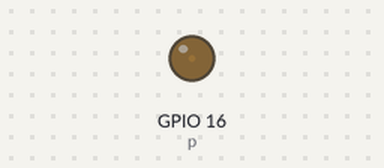
A program run on a simulated Raspberry Pi (BCM pin numbers). Parts: output pins drawn as LEDs (lit = HIGH).

Above: at 0.05 s.
At 1.8 s:
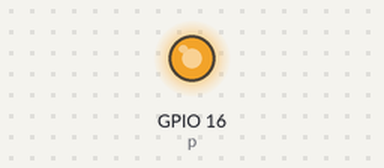
At 2.7 s:
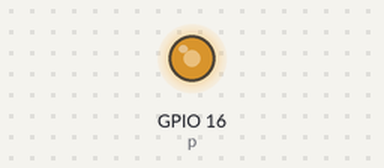
At 3.6 s:
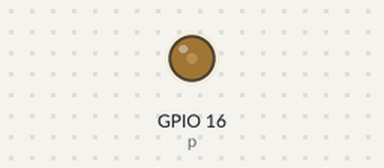
Timing chart, 0 to 5.2 s (numbered marks = the images above):
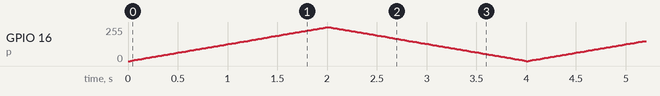

The program:

pwmled.py
```python
import RPi.GPIO as GPIO
import time
GPIO.setmode(GPIO.BCM)
GPIO.setup(16,GPIO.OUT)
f = 50
dc = 0
p = GPIO.PWM(16,f)
p.start(dc)


try:
	while True:
		for x in range (100):
			p.ChangeDutyCycle(x)
			time.sleep(.02)
		for x in range (100):
			p.ChangeDutyCycle(100 - x)
			time.sleep(.02)
		p.ChangeDutyCycle(0)
except KeyboardInterrupt:
	p.stop
	GPIO.cleanup()
	print ""
	exit()
```
